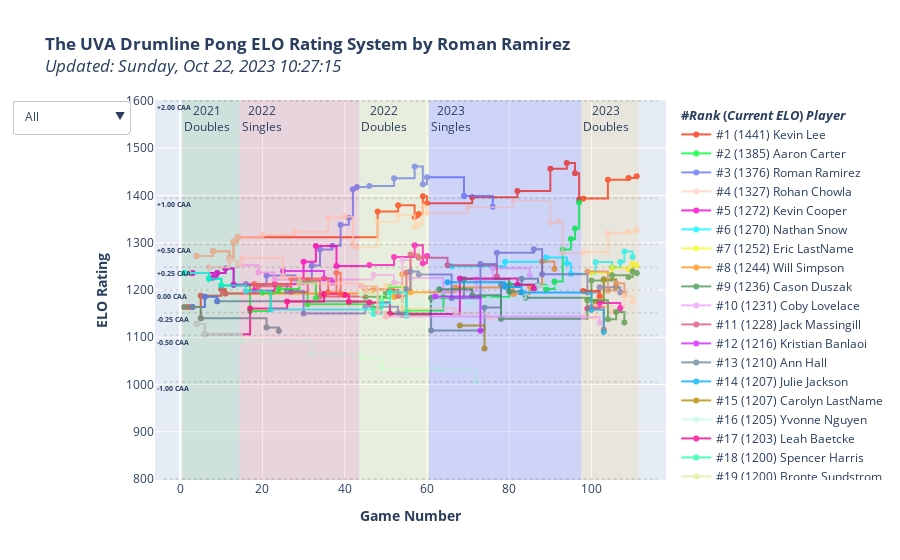

The code cell stored with this chart in its notebook:
### Code cell
import plotly.graph_objects as go
import plotly.colors as pc

average_elo = 1200
cup_diffs = [-2, -1, -0.5, -0.25, 0, 0.25, 0.5, 1, 2]
expected_elos = [average_elo - expected_score_inverse(x) for x in cup_diffs]

fig = go.Figure()

# CAA is cups against average (like WAR)
# how many cups will you make against the average player?

hrect_colors = pc.sequential.Turbo
hrect_annots = ['-1.00 CAA','-0.50 CAA','-0.25 CAA','0.00 CAA','+0.25 CAA','+0.50 CAA', '+1.00 CAA', '+2.00 CAA']
for i in range(len(expected_elos) - 1):
    fig.add_hrect(
        annotation_position="top left",
        y0=expected_elos[i],
        y1=expected_elos[i+1],
        fillcolor=hrect_colors[i % len(hrect_colors)],
        opacity=0,
        line_width=0,
        annotation=dict(
            text=f'<b>{hrect_annots[i]}</b>',
            font=dict(
                size=7
            )
        )
    )

ranking = 1
trace_colors = pc.qualitative.Light24
for (i, (player,current_rating)) in enumerate(sorted(elo.items(), key=lambda x:x[1], reverse=True)):
    fig.add_trace(go.Scatter(
        x=elo_time_table.index,
        y=elo_time_table[player],
        name=f'#{ranking} ({current_rating:.0f}) {player}',
        mode='lines+markers',
        connectgaps=True,
        text=[f"<br><b>Before-Game ELO: </b>{x[2]:.0f}<br><b>Expected Cups Against Opponent: </b>{x[0]:+.2f}<br><b>Expected Cups Against Average: </b>{x[1]:+.2f}<br><br><b>Change in ELO:</b> {x[3]:+.0f}<br>" for x in zip(
                ec_time_table[player],
                caa_time_table[player],
                prev_elo_time_table[player],
                d_elo_time_table[player]
            )
        ],
        # text=[f"<b>Change in ELO:</b> {c:.0f}<br>" for c in d_elo_time_table[player]],
        line=dict(
            shape = 'hv',
            color=trace_colors[i % len(trace_colors)]
        )
        # maybe add a per-match section of expected score diff
    ))
    ranking += 1

for (i, season) in enumerate(seasons):
    fig.add_vrect(
        annotation_text=season_labels[i],
        annotation_position="top left",
        x0=matches_table['event'][matches_table['event'] == season].index[0] + 0.5,
        x1=matches_table['event'][matches_table['event'] == season].index[-1] + 1.5,
        fillcolor=vrect_colors[i % len(vrect_colors)],
        opacity=0.1,
        line_width=0,
    )

dropdown_labels = [
    "All",
    "2019 Season",
    "2020 Season",
    "2021 Season",
    "2022 Season",
    "2023 Season",
    "Snares",
    "Tenors",
    "Basses",
    "Cymbals",
    "Pit/Cymbals",
    "2022 Grads",
    "2023 Grads",
    "2024 Grads",
    "2025 Grads",
    "2026 Grads",
    "2027 Grads",
    "2021 Doubles",
    "2022 Singles",
    "2022 Doubles",
    "2023 Singles",
    "2023 Doubles" #,
    # "2023 Beach Week"
]
dropdown_categories = [
    [True for _ in sorted_players_table['player']],
    [type(x) != float for x in sorted_players_table['2019']],
    [type(x) != float for x in sorted_players_table['2020']],
    [type(x) != float for x in sorted_players_table['2021']],
    [type(x) != float for x in sorted_players_table['2022']],
    [type(x) != float for x in sorted_players_table['2023']],
    [x > 0 for x in sorted_players_table[['2019', '2020', '2021', '2022', '2023']].apply(lambda x: x == 'snare').sum(axis=1)],
    [x > 0 for x in sorted_players_table[['2019', '2020', '2021', '2022', '2023']].apply(lambda x: x == 'tenors').sum(axis=1)],
    [x > 0 for x in sorted_players_table[['2019', '2020', '2021', '2022', '2023']].apply(lambda x: x == 'bass').sum(axis=1)],
    [x > 0 for x in sorted_players_table[['2019', '2020', '2021', '2022', '2023']].apply(lambda x: x == 'cymbals').sum(axis=1)],
    [x > 0 for x in sorted_players_table[['2019', '2020', '2021', '2022', '2023']].apply(lambda x: x == 'pit-cymbals').sum(axis=1)],
    [x == '2022' for x in sorted_players_table['grad_year']],
    [x == '2023' for x in sorted_players_table['grad_year']],
    [x == '2024' for x in sorted_players_table['grad_year']],
    [x == '2025' for x in sorted_players_table['grad_year']],
    [x == '2026' for x in sorted_players_table['grad_year']],
    [x == '2027' for x in sorted_players_table['grad_year']],
    [not np.isnan(x) for x in sorted_players_table['seed_2021_2s']],
    [not np.isnan(x) for x in sorted_players_table['seed_2022_1s']],
    [not np.isnan(x) for x in sorted_players_table['seed_2022_2s']],
    [not np.isnan(x) for x in sorted_players_table['seed_2023_1s']],
    [not np.isnan(x) for x in sorted_players_table['seed_2023_2s']]
    # [x == True for x in sorted_players_table['beach_week_2023']]
]

def active_ranking(cat):
    i = 0
    t = 0
    retList = list()
    for c in cat:
        retList.append(f"#{i+1} ({sorted_players_table['current_elo'][t]:.0f}) {sorted_players_table['player'][t]}")
        if c is True:
            i += 1
        t += 1
    return retList 

dropdown_dicts = [
    dict(
    label=label,
    method='restyle',
    args=[{"visible": category, "name": active_ranking(category)}]
    ) for (label, category) in zip(dropdown_labels, dropdown_categories)
]


fig.update_layout(
    title=f'<b>The UVA Drumline Pong ELO Rating System by Roman Ramirez</b><br><i>Updated: {str(datetime.datetime.now().strftime("%A, %b %d, %Y %H:%M:%S"))}',#</i> *Note that non-tournament games were recorded only after 2023 Singles.',
    xaxis_title='<b>Game Number</b>',
    yaxis_title='<b>ELO Rating</b>',

    updatemenus=[
        dict(
            active=0,
            buttons=dropdown_dicts
            ,
        )       
    ]
)

team1_list = list()
team2_list = list()
for (i, row) in matches_table.iterrows():
    if type(row.t1p2) is not str:
        team1_list.append(row.t1p1)
    else:
        team1_list.append(row.t1p1 + " and " + row.t1p2)

    if type(row.t2p2) is not str:
        team2_list.append(row.t2p1)
    else:
        team2_list.append(row.t2p1 + " and " + row.t2p2)

customdata = np.stack((team1_list, team2_list, matches_table['score1'], matches_table['score2'], matches_table['date']), axis=-1)
hovertemplate = (
    '<i>%{customdata[4]|%A, %B %d, %Y}, Game %{x}</i><br>' +
    '<b>%{fullData.name}</b><br><br>' + 
    '<b>%{customdata[0]} vs. %{customdata[1]}</b><br>' +
    '<b>Final Score:</b> %{customdata[2]}-%{customdata[3]}<br>' + 
    '%{text}' + 
    '<b>After-Game ELO:</b> %{y:,.0f}<br>' +
    '<extra></extra>'
)

fig.update_traces(
    customdata=customdata,
    hovertemplate=hovertemplate,
    opacity=0.8,
    legendgrouptitle_text='<b>#<i>Rank</i> (<i>Current ELO</i>) <i>Player</i></b>'
)

for (cd, eo) in zip(cup_diffs, expected_elos):
    fig.add_shape(
        type='line',
        x0=elo_time_table.index.min() - 5,
        y0=eo,
        x1=elo_time_table.index.max() + 5,
        y1=eo,
        line=dict(
            color='black',
            dash='dot'
        ),
        opacity=0.10,
    )
    # fig.add_trace(
    #     go.Scatter(
    #         x=[elo_time_table.index.min() - 5],
    #         y=[eo],
    #         text=f"{cd} cups",
    #         mode="text",
    #         textfont=dict(
    #             size=7,
    #         ),
    #         showlegend=False
    #     )
    # )

fig.show()
fig.write_html("index.html")
